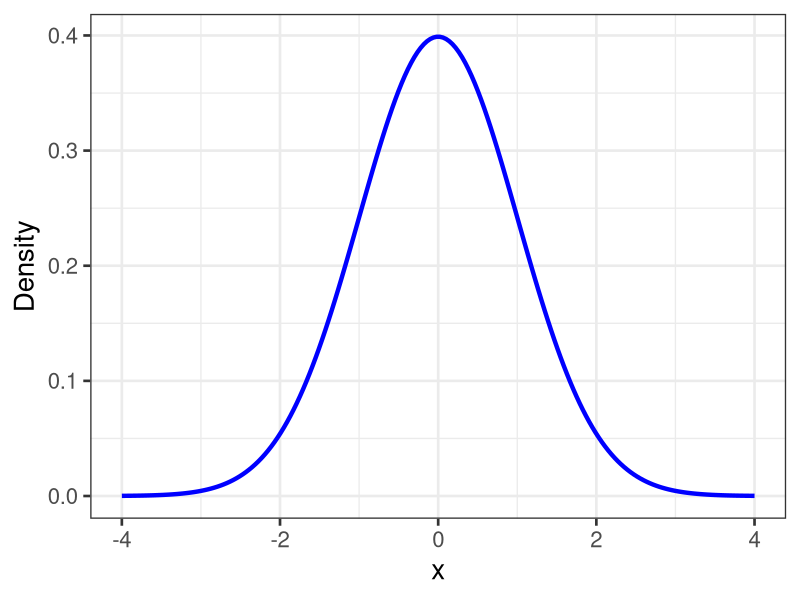
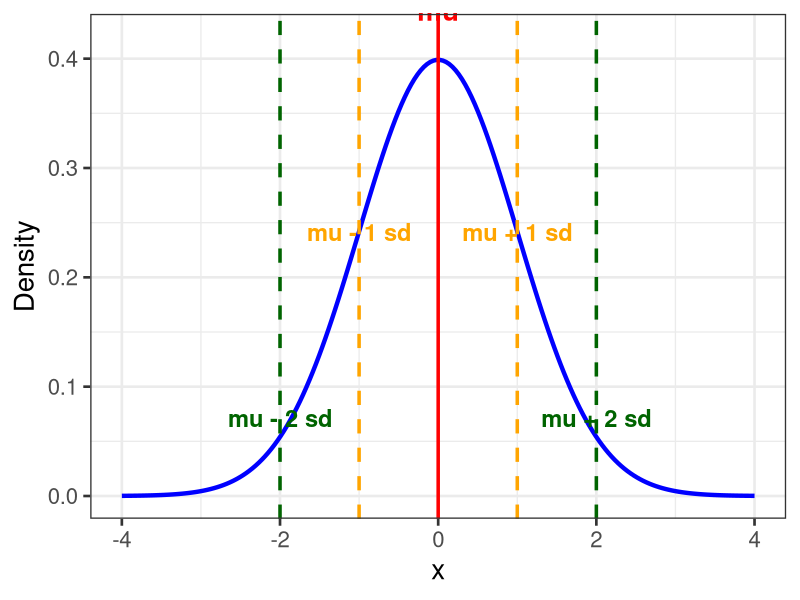

Reproduce these figures in R, in order. (Note: this script raises an error after producing the figures.)
library(ggplot2)

# Set parameters for the normal distribution ####
mu <- 0      # mean
sigma <- 1   # standard deviation

# Create a sequence of x values
x <- seq(-4, 4, length.out = 200)

# Compute the corresponding density values
df <- data.frame(
  x = x,
  density = dnorm(x, mean = mu, sd = sigma)
)

# Create the ggplot
ggplot(df, aes(x = x, y = density)) +
  geom_line(color = "blue", size = 1.5) +
  labs(
    #title = "Example of a Gaussian (Normal) Probability Distribution",
    x = "x",
    y = "Density"
  ) +
  theme_bw(base_size = 20)

ggplot(df, aes(x = x, y = density)) +
  geom_line(color = "blue", size = 1.5) +
  geom_vline(xintercept = mu, color = "red", linetype = "solid", size = 1.2) +
  geom_vline(xintercept = mu + sigma, color = "orange", linetype = "dashed", size = 1.2) +
  geom_vline(xintercept = mu - sigma, color = "orange", linetype = "dashed", size = 1.2) +
  geom_vline(xintercept = mu + 2*sigma, color = "darkgreen", linetype = "dashed", size = 1.2) +
  geom_vline(xintercept = mu - 2*sigma, color = "darkgreen", linetype = "dashed", size = 1.2) +
  annotate("text", x = mu, y = 0.42, label = "mu", color = "red", vjust = -0.8, fontface = "bold", size = 7) +
  annotate("text", x = mu - sigma, y = 0.22, label = "mu - 1 sd", color = "orange", vjust = -0.8, fontface = "bold", size = 6) +
  annotate("text", x = mu + sigma, y = 0.22, label = "mu + 1 sd", color = "orange", vjust = -0.8, fontface = "bold", size = 6) +
  annotate("text", x = mu - 2*sigma, y = 0.05, label = "mu - 2 sd", color = "darkgreen", vjust = -0.8, fontface = "bold", size = 6) +
  annotate("text", x = mu + 2*sigma, y = 0.05, label = "mu + 2 sd", color = "darkgreen", vjust = -0.8, fontface = "bold", size = 6) +
  labs(
    #title = "Gaussian Distribution with Mean (mu), ±1 SD, and ±2 SD",
    x = "x",
    y = "Density"
  ) +
  theme_bw(base_size = 20)


# Parameters for the two distributions
mu <- 0
sds <- c(1, 2)

# Create data for both sd values
curve_data <- expand_grid(sd = sds, x = seq(-6, 6, length.out = 300)) %>%
  mutate(mu = mu,
         density = dnorm(x, mean = mu, sd = sd),
         group = paste0("sd = ", sd))

# For vertical lines (mu and mu±sd)
vlines <- tibble(
  sd = rep(sds, each = 3),
  x = c(mu, mu-1, mu+1, mu, mu-2, mu+2),
  label = rep(c("mu", "mu-1sd", "mu+1sd"), 2),
  group = paste0("sd = ", rep(sds, each = 3))
) %>%
  mutate(x = case_when(
    label == "mu-1sd" ~ mu - sd,
    label == "mu+1sd" ~ mu + sd,
    TRUE ~ mu
  ))

# Create the faceted plot
ggplot(curve_data, aes(x = x, y = density)) +
  geom_line(color = "blue", size = 1.2) +
  geom_vline(data = vlines, aes(xintercept = x), 
             color = "red", linetype = "dashed", size = 1) +
  facet_wrap(~ group, nrow = 2) +
  theme_bw(base_size = 18)

# neg binom histos ####
library(ggplot2)
library(dplyr)
library(tidyr)

# Define parameters for four Negative Binomial distributions
params <- tibble(
  mu  = c(5, 5, 10, 10),
  phi = c(1, 5, 1, 5)
) %>%
  mutate(label = paste0("mu = ", mu, ", phi = ", phi))

# Generate data: x from 0 to some max count
max_x <- 30

# Function to compute NB pmf for given mu and phi
# Note: In R, Negative Binomial uses size parameter = phi,
# and prob = phi / (mu + phi)
get_nb_pmf <- function(x, mu, phi) {
  size <- phi
  prob <- phi / (mu + phi)
  dnbinom(x, size = size, prob = prob)
}

# Create data frame with pmf values for each combination
plot_data <- params %>%
  rowwise() %>%
  do({
    tibble(
      x = 0:max_x,
      pmf = get_nb_pmf(0:max_x, .$mu, .$phi),
      label = .$label,
      mu = .$mu,
      phi = .$phi
    )
  }) %>%
  ungroup()

# Plot
nbplot <- ggplot(plot_data, aes(x = x, y = pmf)) +
  geom_bar(stat = "identity", fill = "steelblue", alpha = 0.7) +
  facet_wrap(~ label, ncol = 2) +
  labs(
    title = "Negative Binomial Distributions with Varying mu and phi",
    x = "Count (x)",
    y = "Probability Mass Function (PMF)"
  ) +
  theme_bw(base_size = 16) +
  theme(strip.text = element_text(size = 12))
ggsave(nbplot, file="nbplot.tiff", width=8, height=6, dpi=600, compression = "lzw")

## plots for bealls.webworm example ####
### add normal density curve -- mean is about right, but variance way off ####
d1$logy <- log(d1$y+1)

ggplot(d1, aes(x=logy))+
  geom_histogram(aes(y = ..density..), binwidth = .5, fill="grey75", color="white")+
  stat_function(
    fun = dnorm,
    args = list(
      mean = mean(d1$logy),
      sd = sd(d1$logy)),
    color = "red", linetype = "solid", size = 2) +
  #facet_wrap(~trt)+
  theme_bw(base_size = 20)+
  expand_limits(x = -1)

## Try a poisson distribution ####
lambda <- mean(d1$y)
xvals <- seq(min(d1$y), max(d1$y))
pois_df <- data.frame(
  y = xvals,
  dens = dpois(xvals, lambda = lambda))

ggplot(d1, aes(x=y))+
  geom_histogram(aes(y = ..density..), binwidth = 1, fill="grey75", color="white")+
  geom_line(data = pois_df, aes(x = y, y = dens), color = "purple", size = 2, linetype = "solid") +
  #facet_wrap(~trt)+
  theme_bw(base_size = 20)

## Add NB density curve -- fits well over the zeros ####
mu <- mean(d1$y)
var <- var(d1$y)
size <- mu^2 / (var - mu)      # size (dispersion)
prob <- size / (size + mu)     # probability

pois_df2 <- data.frame(
  y = xvals,
  Poisson = dpois(xvals, lambda = lambda),
  NegBinom = dnbinom(xvals, size = size, mu = mu))

ggplot(d1, aes(x=y))+
  geom_histogram(aes(y = ..density..), binwidth = 1, fill="grey75", color="white")+
  geom_line(data = pois_df2, aes(x = y, y = Poisson), color = "purple", size = 2, linetype = "solid") +
  geom_line(data = pois_df2, aes(x = y, y = NegBinom), color = "green", size = 2, linetype = "dashed") +  
  #facet_wrap(~trt)+
  theme_bw(base_size = 20)

## F-dist and X2 dist plots ####

# F-distribution density function over x
plot_f_distribution <- function(df1, df2) {
  x <- seq(0, 5, length.out = 500)
  y <- df(x, df1, df2)
  data.frame(x = x, y = y, df1 = as.factor(df1), df2 = as.factor(df2))
}

# Create data for two settings
df_data <- rbind(
  plot_f_distribution(5, 5),
  plot_f_distribution(10, 15)
)

ggplot(df_data, aes(x = x, y = y, color = interaction(df1, df2))) +
  geom_line(size = 1) +
  labs(
    title = "F-distribution Density",
    x = "F-value",
    y = "Density",
    color = "Degrees of freedom\n(df1, df2)"
  ) +
  theme_bw(base_size = 18)+
  theme(
    legend.position = c(0.8, 0.8),  # Top right inside plot (adjust as needed)
    legend.background = element_rect(fill = alpha('white', 0.6), color = NA)  # semi-transparent background
  )


# Chi-square distribution density function over x
library(ggplot2)

# Function to generate chi-square data for multiple dfs
plot_chisq_multiple <- function(dfs) {
  x <- seq(0, 25, length.out = 500)
  data <- do.call(rbind, lapply(dfs, function(df) {
    data.frame(
      x = x,
      y = dchisq(x, df),
      df = as.factor(df)
    )
  }))
  return(data)
}

# Degrees of freedom to plot
dfs <- c(1, 3, 5)

# Generate data
chisq_data <- plot_chisq_multiple(dfs)

# Plot
ggplot(chisq_data, aes(x = x, y = y, color = df)) +
  geom_line(size = 1) +
  labs(
    title = "Chi-square Distribution Densities",
    x = "Chi-sq value",
    y = "Density",
    color = "Degrees of freedom"
  ) +
  lims(y=c(0,1), x=c(0,15))+
  theme_bw(base_size = 18)+
  theme(
    legend.position = c(0.8, 0.8),  # Top right inside plot (adjust as needed)
    legend.background = element_rect(fill = alpha('white', 0.6), color = NA)  # semi-transparent background
  )
